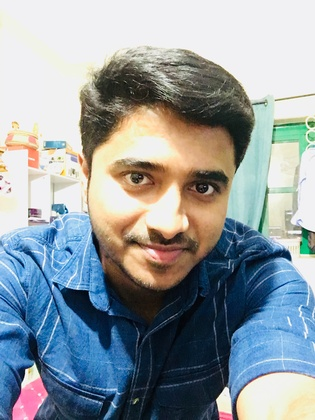
%> input picture selfie.jpg, 315 x 420 px, shrunk from 1932 x 2576 before the run
$ octave main.m   (GNU Octave 9; MATLAB toolbox functions it lacks are replaced by stand-ins)
%> lines starting %> are read from the running program, lines starting %| are printed output that depends on the picture
### A2016csb1037_SecondOrderEdge.m
function output = A2016csb1037_SecondOrderEdge(image,sigma,binary)
%Marr-Heledrith edge detector
image = rgb2gray(image);
[m,n]=size(image);
f = @(x,y) exp(-(x^2+y^2)/(2*sigma^2))/(2*pi*sigma^2);
gauss_filter = [f(-1,1),f(0,1),f(1,1);f(-1,0),f(0,0),f(1,0);f(-1,-1),f(0,-1),f(1,-1)];
image = imfilter(image,gauss_filter,'symmetric', 'conv');
image = double(image);
log_output = double(zeros(m,n));
for i=2:1:m-1
    for j=2:1:n-1
        log_output(i,j) = image(i,j-1)+image(i+1,j)+image(i-1,j)+image(i,j+1)-4*image(i,j);
    end
end

output = zeros(m,n);
% Zero Crossing
for i=2:1:m-1
    for j=2:1:n-1
        if(log_output(i-1,j)*log_output(i+1,j)<0)
            output(i,j)=log_output(i,j);
        elseif(log_output(i,j-1)*log_output(i,j+1)<0)
            output(i,j)=log_output(i,j);
        elseif(log_output(i-1,j-1)*log_output(i+1,j+1)<0)
            output(i,j)=log_output(i,j);
        elseif(log_output(i+1,j-1)*log_output(i-1,j+1)<0)
            output(i,j)=log_output(i,j);
        end
    end
end
output = uint8(output);
if(binary==1)
    output = output>0;
end
end

### main.m
disp('1. Second Order Edge Detection')
disp('2. Adaptive Blur')
x = input('Enter option: ');
%> the answer given: 1
if(x==1)
   impath = input('Enter image path: ','s');
%> the answer given: selfie.jpg
   img = imread(impath);
%> img is the input picture: size 420x315x3 uint8; mean R, G, B 146.7, 155.9, 160.5
   sigma = input('Enter sigma idealy(0.1 to 2):');
%> the answer given: 1
   figure()
   imshow(A2016csb1037_SecondOrderEdge(img,sigma,0))
%> in A2016csb1037_SecondOrderEdge, `image = rgb2gray(image);`:
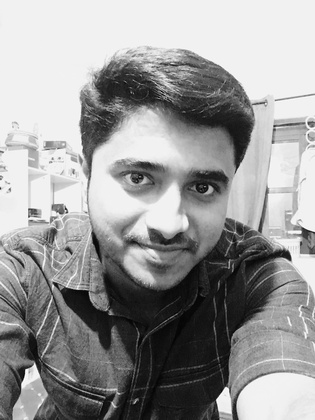
%> image: size 420x315 uint8; min 2, max 254, mean 153.7
%> in A2016csb1037_SecondOrderEdge, `image = imfilter(image,gauss_filter,'symmetric', 'conv');`:
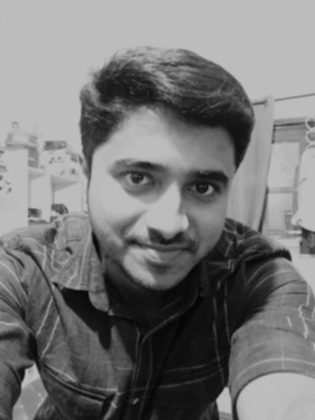
%> image: size 420x315 uint8; min 4, max 190, mean 119.8
%> after the loop in A2016csb1037_SecondOrderEdge, `for i=2:1:m-1`:
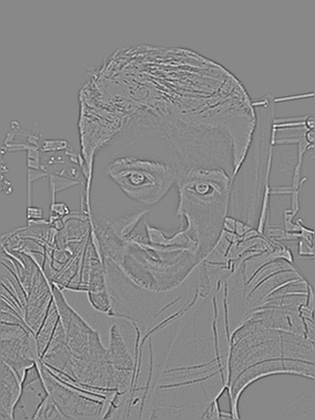
%> log_output: size 420x315 double; min -85, max 74, mean 0; drawn with min black and max white
%> after the loop in A2016csb1037_SecondOrderEdge, `for i=2:1:m-1`:
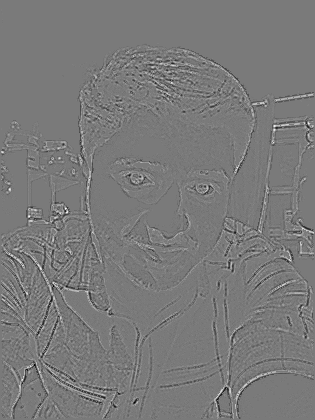
%> output: size 420x315 double; min -68, max 74, mean 0; drawn with min black and max white
%> in A2016csb1037_SecondOrderEdge, `output = uint8(output);`:
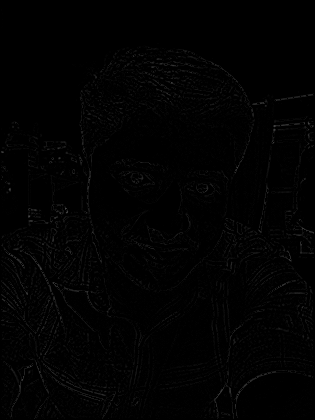
%> output: size 420x315 uint8; min 0, max 74, mean 1.9
   title('With Edge magnitude');
   figure()
   imshow(A2016csb1037_SecondOrderEdge(img,sigma,1))
%> call 2 of A2016csb1037_SecondOrderEdge, with sigma = 1, binary = 1
%> in A2016csb1037_SecondOrderEdge (call 2), `output = output>0;`:
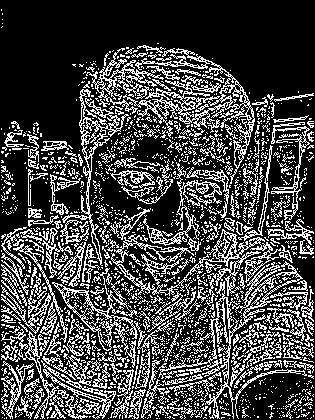
%> output: size 420x315 logical; 27.2% white in thin lines or dots
   title('Binary Image');
elseif(x==2)
    impath = input('Enter image path: ','s');
    img = imread(impath);
    filepath = input('Enter path to store image: ','s');
    A2016csb1037_ComputeAdaptiveBlur(img,filepath);
else
    disp('Please try again!')
end
